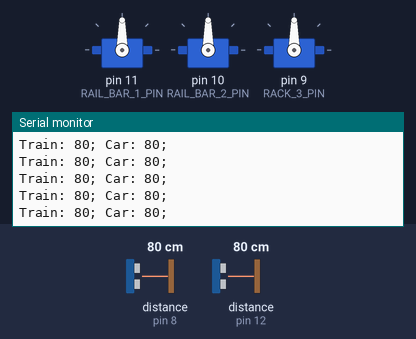
This sketch was run on a simulated Arduino Uno, built with avr-gcc and run on an emulated ATmega328P. Shown: 3 × servo, the last lines printed to the serial monitor. Wiring (inferred from the names in the program): 2 × ultrasonic range finder: trigger pin 7, echo pin 8 / trigger pin 13, echo pin 12. The inputs (shaded band) are chosen by the test bench; at power-on: distance to the obstacle (sensors on pin 8, pin 12) 80 cm. The echo pulse lasts 58.3 µs per cm.

Above: at 1.2 s.
1.3 s: distance to the obstacle (sensor on pin 8) set to 2 cm
At 1.35 s:
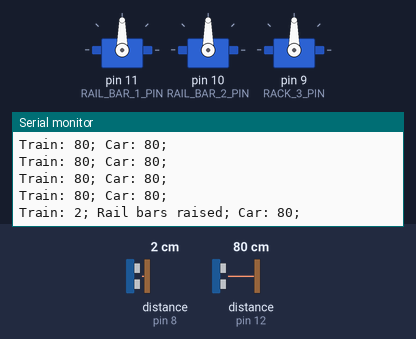
2.8 s: distance to the obstacle (sensor on pin 12) set to 2 cm
At 2.81 s:
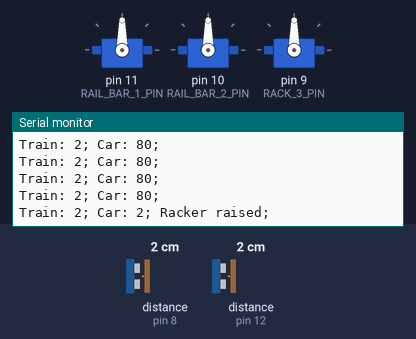
4.3 s: distance to the obstacle (sensor on pin 8) set to 9 cm
At 4.32 s:
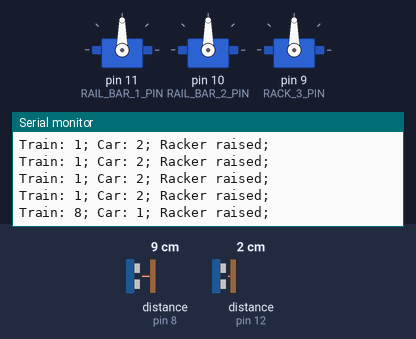
7.3 s: distance to the obstacle (sensor on pin 12) set to 4 cm
At 7.3 s:
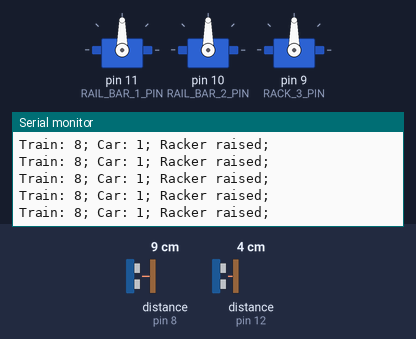
Timing chart, 0 to 10.3 s (numbered marks = the images above; inputs shaded):
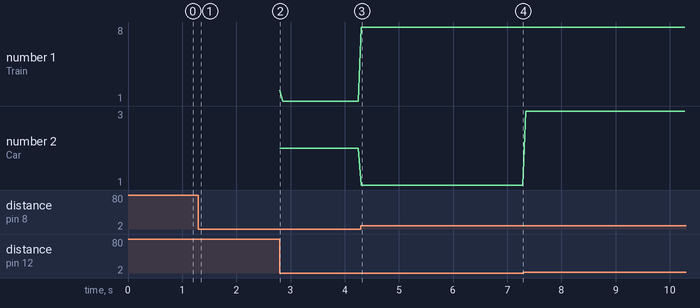

The sketch:

train_car_arduino.ino
```cpp
// C++ code
//
#include <Servo.h>

const int CAR_TRIGGER_PIN = 13;
const int CAR_ECHO_PIN = 12;
const int RACK_3_PIN = 9;

const int TRAIN_TRIGGER_PIN = 7;
const int TRAIN_ECHO_PIN = 8;
const int RAIL_BAR_1_PIN = 11;
const int RAIL_BAR_2_PIN = 10;

const int RAIL_BAR_RAISE_ANGLE = 90;
const int RAIL_BAR_LOWER_ANGLE = 0;

const int RACKER_RAISE_ANGLE = 75;
const int RACKER_LOWER_ANGLE = 0;

const long DELAY_RATIO = 1/3;

const int WITHIN_RANGE = 1;
const int OUT_OF_RANGE = 0;

int train_status = OUT_OF_RANGE;
int transit_start = 0;
int transit_end = 0;

int CarDistance;
int TrainDistance;

Servo rail_bar_1;
Servo rail_bar_2;
Servo rack_3;

long readUltrasonicDistance(int triggerPin, int echoPin)
{
  pinMode(triggerPin, OUTPUT);  // Clear the trigger
  digitalWrite(triggerPin, LOW);
  delayMicroseconds(2);
  // Sets the trigger pin to HIGH state for 10 microseconds
  digitalWrite(triggerPin, HIGH);
  delayMicroseconds(10);
  digitalWrite(triggerPin, LOW);
  pinMode(echoPin, INPUT);
  // Reads the echo pin, and returns the sound wave travel time in microseconds
  return pulseIn(echoPin, HIGH);
}

long getTrainDistance()
{
  long distance = 0.01723 * readUltrasonicDistance(TRAIN_TRIGGER_PIN, TRAIN_ECHO_PIN);
  Serial.print("Train: ");
  Serial.print(distance);
  Serial.print("; ");
  return distance;
}

long getCarDistance()
{
  long distance = 0.01723 * readUltrasonicDistance(CAR_TRIGGER_PIN, CAR_ECHO_PIN);
  Serial.print("Car: ");
  Serial.print(distance);
  Serial.print("; ");
  return distance;
}

void raise_rail_bars(Servo bar1, Servo bar2) {
  bar1.write(RAIL_BAR_RAISE_ANGLE);
  bar2.write(RAIL_BAR_RAISE_ANGLE);

  Serial.print("Rail bars raised; ");
}

void lower_rail_bars(Servo bar1, Servo bar2) {
  bar1.write(RAIL_BAR_LOWER_ANGLE);
  bar2.write(RAIL_BAR_LOWER_ANGLE);
}

void raise_racker(Servo racker) {
  racker.write(RACKER_RAISE_ANGLE);

  Serial.print("Racker raised; ");
}

void lower_racker(Servo racker) {
  racker.write(RACKER_LOWER_ANGLE);
}

void setup()
{
  Serial.begin(9600);
  Serial.println("serial test 0021");

  rail_bar_1.attach(RAIL_BAR_1_PIN, 500, 2500);
  rail_bar_2.attach(RAIL_BAR_2_PIN, 500, 2500);
  rack_3.attach(RACK_3_PIN, 500, 2500);
}

void loop()
{
  TrainDistance = getTrainDistance();

  if (TrainDistance < 5) {
    switch (train_status) {
      case OUT_OF_RANGE:
        train_status = WITHIN_RANGE;
        transit_start = millis();
        raise_rail_bars(rail_bar_1, rail_bar_2);
        break;
      case WITHIN_RANGE:
        break;
    }
  } else {
    switch (train_status) {
      case OUT_OF_RANGE:
        if ((millis() - transit_end) > (transit_end - transit_start) * DELAY_RATIO) {
          lower_rail_bars(rail_bar_1, rail_bar_2);
        }
        break;
      case WITHIN_RANGE:
        transit_end = millis() - transit_start;
        train_status = OUT_OF_RANGE;
        break;
    }
  }

  CarDistance = getCarDistance();

  if (CarDistance < 5) {
    raise_racker(rack_3);
  } else {
    lower_racker(rack_3);
  }

  Serial.println();

  delay(50); // Delay a little bit to improve simulation performance
}
```

Measured:
- after the input at 1.3 s, the serial monitor: prints a new line at once (image 1)
- after the input at 2.8 s, the serial monitor: prints a new line at once (image 2)
- after the input at 4.3 s, the serial monitor: prints a new line at once (image 3)
- plotted number 1: 1 → 8 after the input at 4.3 s
- plotted number 2: 1 → 3 after the input at 7.3 s
